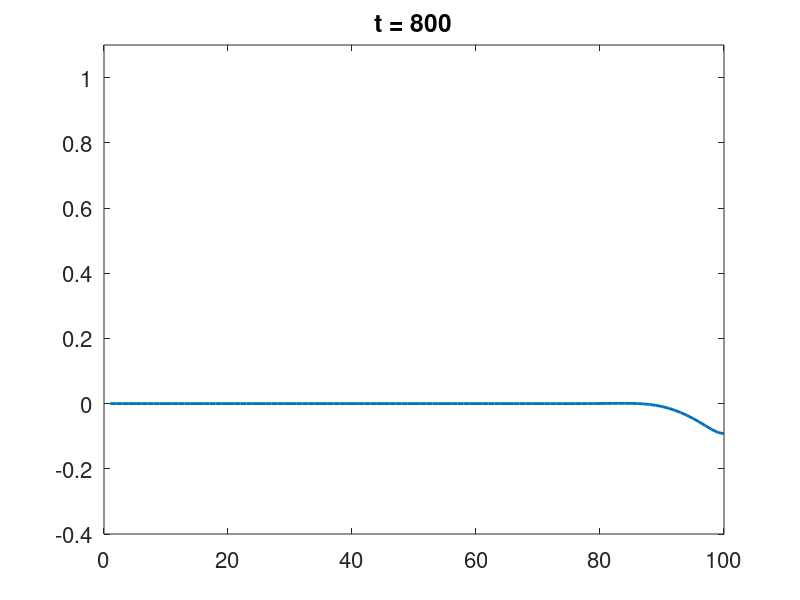

This figure's MATLAB source:
% FHN model in 1d
%     du/dt = (a-u) * (u-1) * u-v + D * Laplacian u;
%     dv/dt = eps * (beta * u - gamma * v - delta);
    
% set some plotting defaults
set(0,'defaultaxesfontsize',16);
set(0,'defaultlinelinewidth',2);

% parameter values
a=0.1; beta=0.5; gamma=1; delta=0; eps=0.01; % excitable
%a=-0.1; beta=0.5; gamma=1; delta=0; eps=0.01; % oscillatory

% numerical and stimulation parameters
dt = 0.5;   % time step size
dx = 1;  % spatial resolution
endtime=800; % simulation duration
nsteps=ceil(endtime/dt);    % calculate number of time steps
diff=0.1; % diffusion coefficient
nx=100;     % domain size

% initial values for state variables
u = zeros(nx,1);       % zeros everywhere
v = zeros(nx,1);    % 0.5 everywhere
% start a propagating wave
u(1,1)=0.8;

% arrays for time and space values (for plotting)
t = dt:dt:endtime;
xx=1:nx;
xx=xx*dx;

% laplacian matrix with Neumann boundary conditions
lapa = speye(nx,nx);
lapb = sparse(2:nx,1:nx-1,1,nx,nx);
A = lapb+lapb'-2*lapa;
A(1,2)=2;
A(nx,nx-1)=2;
ddt_o_dx2=dt*diff/(dx*dx);

%     du/dt = (a-u) * (u-1) * u-v + D * Laplacian u;
%     dv/dt = eps * (beta * u - gamma * v - delta);

% time loop
for ntime=1:nsteps

    % calculate derivatives
    % dots in ".*" allow vectorization; apply everywhere at once (no spatial loops)
    du = (a-u).*(u-1).*u-v; 
    dv = eps*(beta*u-gamma*v-delta);
    
    % calculate coupling term
    xlap=reshape(A*reshape(u,nx,1),nx,1);

    % update variables using forward Euler
    u = u + dt*du + ddt_o_dx2*xlap;
    v = v + dt*dv;

    % plot every 10 time steps
    if(mod(ntime,10)==0)
        figure(1)
        plot(xx,u),title(['t = ',num2str(ntime*dt)]),ylim([-0.4 1.1]),drawnow
    end
	
end

